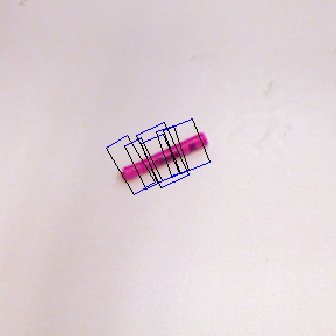
#> input picture images/val_img1.png, 336 x 336 px
$ jupyter execute --allow-errors problem1_true_rectangle_error.ipynb
#> lines starting #> are read from the running program, lines starting #| are printed output that depends on the picture
### validate/cornell_pro.py
# -*- coding: utf-8 -*-
"""
Created on Fri Aug 21 16:32:03 2020

@author: LiuDahui
"""


import torch
import glob
import os
import numpy as np

from .grasp_pro import Grasps
from .image_pro import Image,DepthImage


class Cornell(torch.utils.data.Dataset):
    #载入cornell数据集的类
    def __init__(self,file_dir,include_depth=True,include_rgb=True,start = 0.0,end = 1.0,output_size = 300):
        '''
        :功能               : 数据集封装类的初始化函数，功能包括数据集读取，数据集划分，其他参数初始化等
        :参数 file_dir      : str,按照官方文档的示例和之前的经验，这里需要读入数据集，所以需要指定数据的存放路径
        :参数 include_depth : bool,是否包含depth图像输入
        :参数 include_rgb   : bool,是否包含rgb图像输入
        :参数 output_size   : 各图片的输出大小，裁剪得到
        :参数 start,end     : float,为了方便数据集的拆分，这里定义添加两个边界参数start,end
        :返回 None
        '''
        super(Cornell,self).__init__()

        #一些参数的传递
        self.include_depth = include_depth
        self.include_rgb = include_rgb
        self.output_size = output_size
        #去指定路径载入数据集数据
        graspf = glob.glob(os.path.join(file_dir,'*','pcd*cpos.txt'))
        graspf.sort()


        l = len(graspf)
        if l == 0:
            raise FileNotFoundError('没有查找到数据集，请检查路径{}'.format(file_dir))

        rgbf = [filename.replace('cpos.txt','r.png') for filename in graspf]
        depthf = [filename.replace('cpos.txt','d.tiff') for filename in graspf]

        #按照设定的边界参数对数据进行划分并指定为类的属性
        self.graspf = graspf[int(l*start):int(l*end)]
        self.rgbf = rgbf[int(l*start):int(l*end)]
        self.depthf = depthf[int(l*start):int(l*end)]
    # [115 lines left out: functions numpy_to_torch, _get_crop_attrs, get_rgb, get_depth, get_grasp, get_raw_grasps and 1 more, not called in this run]
    #映射类型的数据集，别忘了定义这个函数
    def __len__(self):
        return len(self.graspf)

### problem1_true_rectangle_error.ipynb
# validate程序调试时发现数据集中载入的真实标注有些失真
validate程序中，可视化对比预测出的抓取框和真实标注抓取框时，预测出的框没问题，但直接读出的真实标注有些失真(如下两图所示)，应该是在cornell数据集对象的处理中出了些问题，这里把两边的流程走一遍，探究一下到底是什么原因。

[cell 1]
import matplotlib.pyplot as plt
import cv2

real_img = cv2.imread('images/val_img1.png')
#> real_img is the input picture: shape (336, 336, 3); mean B, G, R 214.4, 210.1, 222.7
dataset_img = cv2.imread('images/val_img.png')
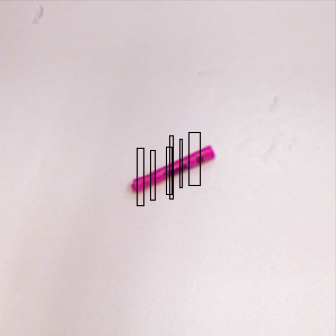
#> input picture images/val_img.png, 336 x 336 px
#> dataset_img is the input picture: shape (336, 336, 3); mean B, G, R 212.6, 209.1, 221.8

plt.figure(figsize=(15,10))

plt.subplot(121)
plt.imshow(real_img)
plt.title('rectangles from origin files')
plt.subplot(122)
plt.imshow(dataset_img)
plt.title('rectangles from dataset')
plt.show()
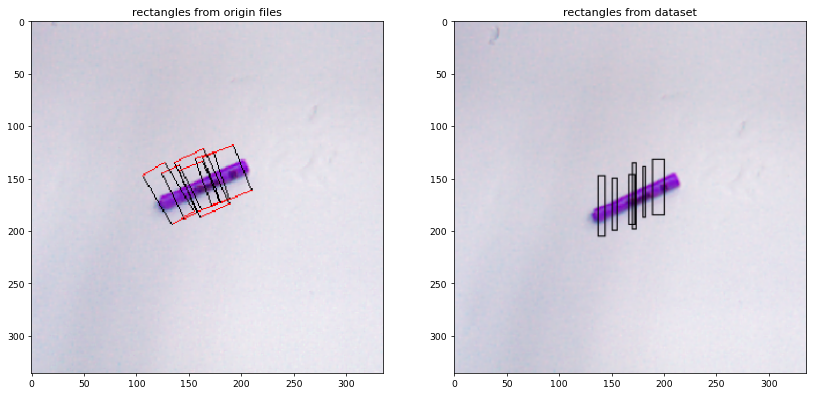
#> figure drawn by matplotlib, 2 panels; B, G, R data is drawn as R, G, B

可以看到，不仅标注的宽度发生了变化，角度也变了，好像发生了镜像

下面追溯一下两个的流程

## 1.从原始文件中读出的抓取
相关代码如下

[cell 2]
import glob
import os
cornell_path = 'cornell'
graspf = glob.glob(os.path.join(cornell_path,'*','pcd*cpos.txt'))
graspf.sort()

rgbf = [filename.replace('cpos.txt','r.png') for filename in graspf]
depthf = [filename.replace('cpos.txt','d.tiff') for filename in graspf]

# [62 lines left out: functions str2num, get_rectangles, draw_rectangles, not called in this run]

idx = 1
#> (the rest of this cell did not finish here and is left out)

这没什么好看的，就是从原始的txt文件中把点坐标读出来了，数值上的变化仅仅是经过了一个str2num的处理，里面做了一个取整的操作，再无其他。

## 2.从数据集中读出的抓取
相关的代码如下

[cell 3]
from validate.cornell_pro import Cornell
from validate.image_pro import Image
#> (the rest of this cell did not finish here and is left out)
